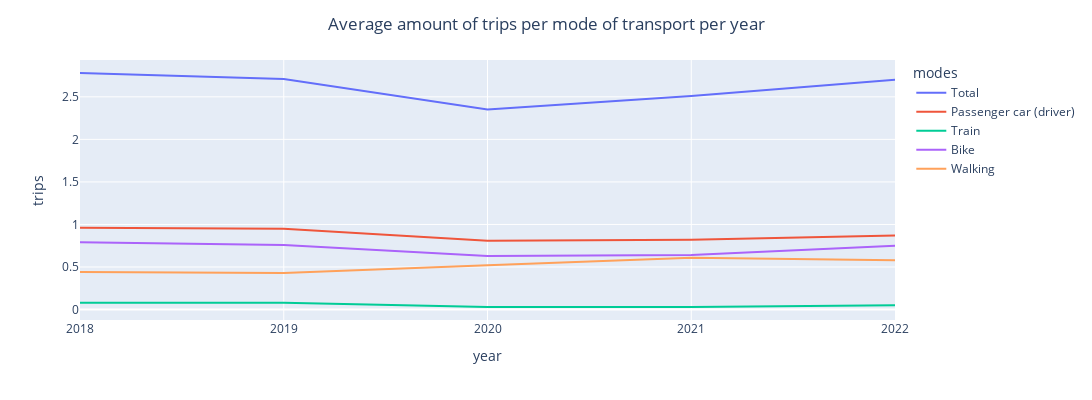

This figure's notebook cell:
### Markdown cell above
# Subquestion 3: How did the general mobility behaviour for all modes compared to fuel based modes change in the Netherlands?

People have started to travel more again in recent years, probably because COVID has passed, in the years during COVID more people will have traveled by car because this is private transportation and kept the chance of infection lower than traveling by public transportation. Also, since COVID, bicycle usage has increased since COVID. Furthermore, rising fuel prices are expected to make people look for alternatives, so other modes of transportation will become more attractive.

### Code cell
# Plot general mobility trend
figure = px.line(melted_mobility_trend, x='year', y='trips', color='modes', width=1100, height=400)
figure.update_layout(title={'text': f'Average amount of trips per mode of transport per year', 'x': 0.5})
figure.show()

### Figure 1 — Plotly figure (JSON) as saved in the notebook; plotly's stock layout.template omitted (floating-point values rounded to 4 significant figures)
{"data": [{"hovertemplate": "modes=Total<br>year=%{x}<br>trips=%{y}<extra></extra>", "legendgroup": "Total", "line": {"color": "#636efa", "dash": "solid"}, "marker": {"symbol": "circle"}, "mode": "lines", "name": "Total", "orientation": "v", "showlegend": true, "type": "scatter", "x": ["2018", "2019", "2020", "2021", "2022"], "xaxis": "x", "y": [2.78, 2.71, 2.35, 2.51, 2.7], "yaxis": "y"}, {"hovertemplate": "modes=Passenger car (driver)<br>year=%{x}<br>trips=%{y}<extra></extra>", "legendgroup": "Passenger car (driver)", "line": {"color": "#EF553B", "dash": "solid"}, "marker": {"symbol": "circle"}, "mode": "lines", "name": "Passenger car (driver)", "orientation": "v", "showlegend": true, "type": "scatter", "x": ["2018", "2019", "2020", "2021", "2022"], "xaxis": "x", "y": [0.96, 0.95, 0.81, 0.82, 0.87], "yaxis": "y"}, {"hovertemplate": "modes=Train<br>year=%{x}<br>trips=%{y}<extra></extra>", "legendgroup": "Train", "line": {"color": "#00cc96", "dash": "solid"}, "marker": {"symbol": "circle"}, "mode": "lines", "name": "Train", "orientation": "v", "showlegend": true, "type": "scatter", "x": ["2018", "2019", "2020", "2021", "2022"], "xaxis": "x", "y": [0.08, 0.08, 0.03, 0.03, 0.05], "yaxis": "y"}, {"hovertemplate": "modes=Bike<br>year=%{x}<br>trips=%{y}<extra></extra>", "legendgroup": "Bike", "line": {"color": "#ab63fa", "dash": "solid"}, "marker": {"symbol": "circle"}, "mode": "lines", "name": "Bike", "orientation": "v", "showlegend": true, "type": "scatter", "x": ["2018", "2019", "2020", "2021", "2022"], "xaxis": "x", "y": [0.79, 0.76, 0.63, 0.64, 0.75], "yaxis": "y"}, {"hovertemplate": "modes=Walking<br>year=%{x}<br>trips=%{y}<extra></extra>", "legendgroup": "Walking", "line": {"color": "#FFA15A", "dash": "solid"}, "marker": {"symbol": "circle"}, "mode": "lines", "name": "Walking", "orientation": "v", "showlegend": true, "type": "scatter", "x": ["2018", "2019", "2020", "2021", "2022"], "xaxis": "x", "y": [0.44, 0.43, 0.52, 0.61, 0.58], "yaxis": "y"}], "layout": {"height": 400, "legend": {"title": {"text": "modes"}, "tracegroupgap": 0}, "margin": {"t": 60}, "title": {"text": "Average amount of trips per mode of transport per year", "x": 0.5}, "width": 1100, "xaxis": {"anchor": "y", "autorange": true, "domain": [0, 1], "range": [0, 4], "title": {"text": "year"}, "type": "category"}, "yaxis": {"anchor": "x", "autorange": true, "domain": [0, 1], "range": [-0.1228, 2.933], "title": {"text": "trips"}, "type": "linear"}}}
